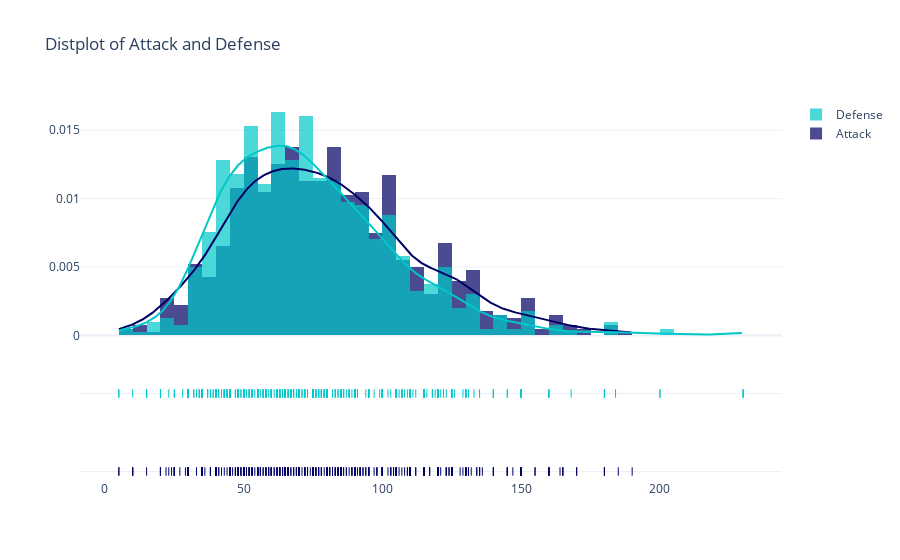

The code cell stored with this chart in its notebook:
### Markdown cell above
Distribution plot of two stats

### Code cell
configure_plotly_browser_state()
hist_data = [df['Attack'], df['Defense']]
group_labels = ['Attack', 'Defense']
colors = ['rgb(0, 0, 100)', 'rgb(0, 200, 200)']

fig = ff.create_distplot(hist_data, group_labels, bin_size=5, colors=colors)
fig.update_layout(title_text='Distplot of Attack and Defense', template='plotly_white')
iplot(fig, filename='Distplot of attack and defense')

### Figure 1 — Plotly figure (JSON) as saved in the notebook; plotly's stock layout.template omitted (floating-point values rounded to 4 significant figures; data arrays with more than 128 entries replaced by an {"elided": "..."} marker saying what was removed)
{"data": [{"opacity": 0.7, "legendgroup": "Attack", "autobinx": false, "name": "Attack", "yaxis": "y", "histnorm": "probability density", "xaxis": "x", "xbins": {"start": 5, "end": 190, "size": 5}, "marker": {"color": "rgb(0, 0, 100)"}, "x": {"elided": "800 int values"}, "type": "histogram"}, {"opacity": 0.7, "legendgroup": "Defense", "autobinx": false, "name": "Defense", "yaxis": "y", "histnorm": "probability density", "xaxis": "x", "xbins": {"start": 5, "end": 230, "size": 5}, "marker": {"color": "rgb(0, 200, 200)"}, "x": {"elided": "800 int values"}, "type": "histogram"}, {"showlegend": false, "legendgroup": "Attack", "name": "Attack", "yaxis": "y", "y": {"elided": "500 float values"}, "mode": "lines", "xaxis": "x", "marker": {"color": "rgb(0, 0, 100)"}, "x": {"elided": "500 float values"}, "type": "scatter"}, {"showlegend": false, "legendgroup": "Defense", "name": "Defense", "yaxis": "y", "y": {"elided": "500 float values"}, "mode": "lines", "xaxis": "x", "marker": {"color": "rgb(0, 200, 200)"}, "x": {"elided": "500 float values"}, "type": "scatter"}, {"showlegend": false, "legendgroup": "Attack", "name": "Attack", "yaxis": "y2", "y": {"elided": "800 str values"}, "mode": "markers", "xaxis": "x", "marker": {"color": "rgb(0, 0, 100)", "symbol": "line-ns-open"}, "x": {"elided": "800 int values"}, "type": "scatter"}, {"showlegend": false, "legendgroup": "Defense", "name": "Defense", "yaxis": "y2", "y": {"elided": "800 str values"}, "mode": "markers", "xaxis": "x", "marker": {"color": "rgb(0, 200, 200)", "symbol": "line-ns-open"}, "x": {"elided": "800 int values"}, "type": "scatter"}], "layout": {"title": {"text": "Distplot of Attack and Defense"}, "yaxis": {"position": 0, "domain": [0.35, 1], "anchor": "free"}, "barmode": "overlay", "yaxis2": {"domain": [0, 0.25], "showticklabels": false, "anchor": "x", "dtick": 1}, "xaxis": {"zeroline": false, "domain": [0, 1], "anchor": "y2"}, "hovermode": "closest", "legend": {"traceorder": "reversed"}}}
